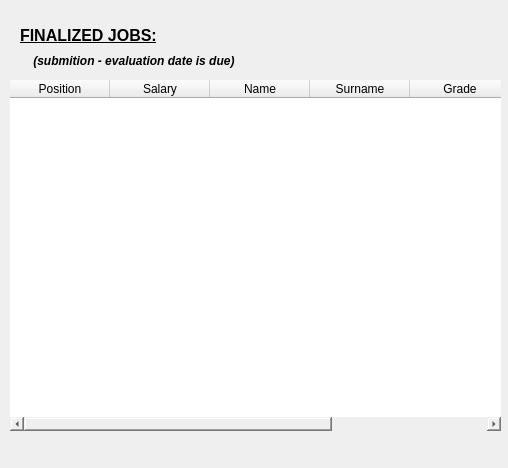
<?xml version="1.0" encoding="UTF-8"?>
<ui version="4.0">
 <class>ManagerResult</class>
 <widget class="QWidget" name="ManagerResult">
  <property name="geometry">
   <rect>
    <x>0</x>
    <y>0</y>
    <width>508</width>
    <height>468</height>
   </rect>
  </property>
  <property name="windowTitle">
   <string>Form</string>
  </property>
  <widget class="QTableWidget" name="tableWidget_res">
   <property name="geometry">
    <rect>
     <x>10</x>
     <y>80</y>
     <width>491</width>
     <height>351</height>
    </rect>
   </property>
   <property name="styleSheet">
    <string notr="true">border: 0px;
</string>
   </property>
   <property name="editTriggers">
    <set>QAbstractItemView::NoEditTriggers</set>
   </property>
   <column>
    <property name="text">
     <string>Position</string>
    </property>
   </column>
   <column>
    <property name="text">
     <string>Salary</string>
    </property>
   </column>
   <column>
    <property name="text">
     <string>Name</string>
    </property>
   </column>
   <column>
    <property name="text">
     <string>Surname</string>
    </property>
   </column>
   <column>
    <property name="text">
     <string>Grade</string>
    </property>
   </column>
   <column>
    <property name="text">
     <string>Submition date</string>
    </property>
   </column>
  </widget>
  <widget class="QLabel" name="label_logo">
   <property name="geometry">
    <rect>
     <x>280</x>
     <y>0</y>
     <width>201</width>
     <height>91</height>
    </rect>
   </property>
   <property name="styleSheet">
    <string notr="true">background: transparent;</string>
   </property>
   <property name="text">
    <string/>
   </property>
   <property name="pixmap">
    <pixmap resource="../resources.qrc">:/images/staff_eval_logo-removebg.png</pixmap>
   </property>
   <property name="scaledContents">
    <bool>true</bool>
   </property>
  </widget>
  <widget class="QLabel" name="label_title">
   <property name="geometry">
    <rect>
     <x>20</x>
     <y>20</y>
     <width>151</width>
     <height>31</height>
    </rect>
   </property>
   <property name="font">
    <font>
     <pointsize>12</pointsize>
     <weight>75</weight>
     <bold>true</bold>
     <underline>true</underline>
    </font>
   </property>
   <property name="styleSheet">
    <string notr="true">background: transparent;</string>
   </property>
   <property name="text">
    <string>FINALIZED JOBS:</string>
   </property>
  </widget>
  <widget class="QLabel" name="label_subTitle">
   <property name="geometry">
    <rect>
     <x>30</x>
     <y>40</y>
     <width>211</width>
     <height>41</height>
    </rect>
   </property>
   <property name="font">
    <font>
     <weight>75</weight>
     <italic>true</italic>
     <bold>true</bold>
    </font>
   </property>
   <property name="styleSheet">
    <string notr="true">background: transparent;</string>
   </property>
   <property name="text">
    <string> (submition - evaluation date is due)</string>
   </property>
  </widget>
  <zorder>label_subTitle</zorder>
  <zorder>label_logo</zorder>
  <zorder>tableWidget_res</zorder>
  <zorder>label_title</zorder>
 </widget>
 <resources>
  <include location="../resources.qrc"/>
 </resources>
 <connections/>
</ui>
